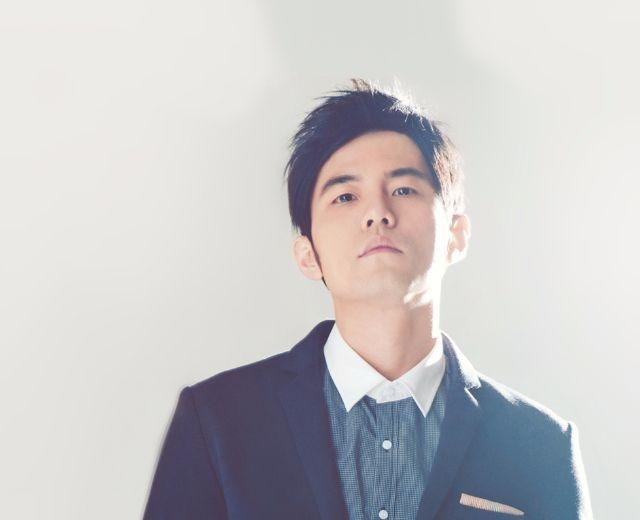
#> input picture OpenCV/HeadPose/image/face8.jpg, 640 x 520 px
$ jupyter execute --allow-errors main.ipynb   (older library calls are emulated)
#> lines starting #> are read from the running program, lines starting #| are printed output that depends on the picture; after the words box and inside, x2 and y2 are one past the last pixel; in counts of white or black regions, pixels touching at a corner belong together
[cell 1]
import numpy as np
import cv2
import matplotlib.pyplot as plt

# 标模可视化
预置的人脸3D关键点可视化

[cell 2]
obj, index = np.load("./model/head_pose_object_points.npy", allow_pickle=True)
#> (reads OpenCV/HeadPose/model/head_pose_object_points.npy from the repository)
obj = obj.T *10
obj[...,1] = -obj[...,1]
obj[...,0] = obj[...,0] - obj[...,0].min()+10
obj[...,1] = obj[...,1] - obj[...,1].min()+10

[cell 3]
def draw_pick_kps(show_img,kps,pickidx,drawsize=2):
#> called with kps = array of shape (39, 3), drawsize = 2
    kps = kps.astype('int')
    for i in range(kps.shape[0]):
        cv2.circle(show_img,(kps[i][0],kps[i][1]),drawsize,(0,255,0),-1)
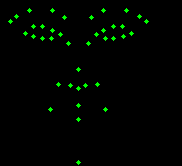
#> show_img: shape (166, 182, 3); mean of channels 0, 1, 2 0, 4.3, 0; drawn as B, G, R
    idx_count = 1
    for idx in pickidx:
        show_img = cv2.putText(show_img,str(idx_count), (kps[idx][0],kps[idx][1]), cv2.FONT_HERSHEY_SIMPLEX, 0.2*drawsize, (255, 0, 255), drawsize)
        show_img = cv2.circle(show_img,(kps[idx][0],kps[idx][1]),drawsize,(255,0,255),-1)
        idx_count = idx_count + 1
#> this loop made 12 passes
#> pass 1, in draw_pick_kps, `show_img = cv2.circle(show_img,(kps[idx][0],kps[idx][1]),drawsize,(255..`:
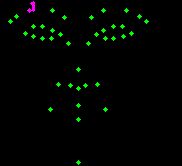
#> show_img: shape (166, 182, 3); mean of channels 0, 1, 2 0.4, 4.2, 0.4; drawn as B, G, R
#> pass 2, in draw_pick_kps, `show_img = cv2.putText(show_img,str(idx_count), (kps[idx][0],kps[idx][..`:
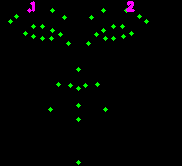
#> show_img: shape (166, 182, 3); 0.23% of pixels changed, all inside (x1, y1, x2, y2) = (126, 1, 135, 12); drawn as B, G, R
#> after the loop:
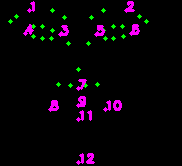
#> show_img: shape (166, 182, 3); mean of channels 0, 1, 2 8, 2.9, 8; drawn as B, G, R
#> after the loop, idx_count = 13
    return show_img

[cell 4]
pick_model = [7,2, 22,18, 14,10,  30, 34,35,36,37,38]
show_img = np.zeros((int(obj[...,0].max()+20),int(obj[...,1].max()+20),3),dtype='uint8')
show_img = draw_pick_kps(show_img,obj,pick_model)
# show_img = cv2.circle(show_img,(obj[34][0],obj[34][1]),2,(255,0,0),-1)
plt.imshow(show_img/255.0)

[cell 5]
obj[pick_model]

# 人脸关键点检测
opencv

[cell 6]
cas = cv2.CascadeClassifier('./model/haarcascade_frontalface_alt2.xml')
facemodel = cv2.face.createFacemarkLBF()
#> (the rest of this cell did not finish here and is left out)

[cell 7]
def detect_facepoint(img):
    img_gray = cv2.cvtColor(img,cv2.COLOR_BGR2GRAY)
    faces = cas.detectMultiScale(img_gray,2,3,0,(30,30))
    landmarks = facemodel.fit(img_gray,faces)
    assert landmarks[0],'no face detected'
    if(len(landmarks[1])>1):
        print('multi face detected,use the first')
    return faces[0],np.squeeze(landmarks[1][0])

[cell 8]
def draw_kps(img,face_box,kps):
    img_show = img.copy()
    cv2.rectangle(img_show,(face_box[0],face_box[1]),(face_box[0]+face_box[2],face_box[1]+face_box[3]),(0,255,0),3)
    for i in range(kps.shape[0]):
        cv2.circle(img_show,(kps[i,0],kps[i,1]),2,(0,255,0),-1)
    img_show = cv2.cvtColor(img_show,cv2.COLOR_BGR2RGB)
    return img_show

[cell 9]
img = cv2.imread("./image/face8.jpg",-1)
#> img is the input picture: shape (520, 640, 3); mean B, G, R 200.2, 198.8, 200.2
#> (the rest of this cell did not finish here and is left out)

#> in detect_facepoint, `img_gray = cv2.cvtColor(img,cv2.COLOR_BGR2GRAY)`:
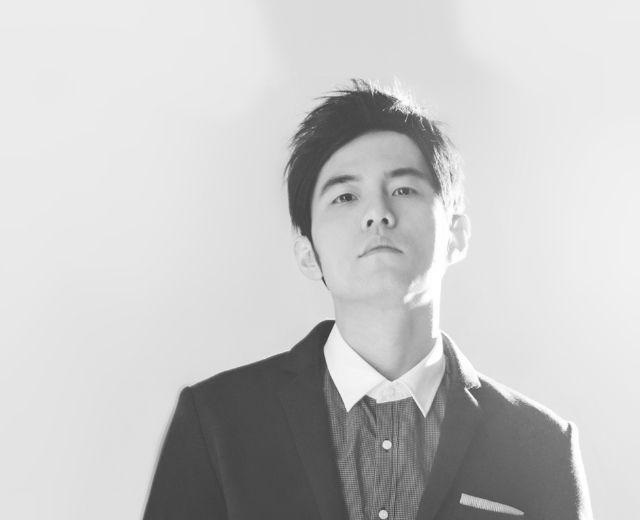
#> img_gray: shape (520, 640); min 51, max 255, mean 199.5
#> in detect_facepoint, `faces = cas.detectMultiScale(img_gray,2,3,0,(30,30))`: faces = [[296, 132, 160, 160]]

[cell 10]
# 挑选部分关键点与标模关键点对应
pick_dlib = [19,24,39,36,42,45,33,48,51,54,57,8]

#> (a cell that did not finish here is left out)

# 计算朝向

[cell 12]
H,W = img.shape[0],img.shape[1]
#> H = 520; W = 640
matrix = np.array([[W,0,W/2.0],[0,W,H/2.0],[0,0,1]])
#> (the rest of this cell did not finish here and is left out)
